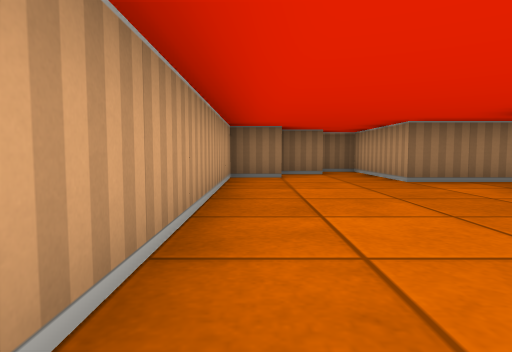
View 1 (above)

14 first-person views from a walk through a cub3D level. The camera is about half as high as the walls, tilts 4° down and sees 75° across. The floor is counted in squares. Each view is taken from the middle of a square. On the plan, view 1 faces up. The plan holds only what a view shows up to about 9 squares ahead; the rest is blank.

View 2
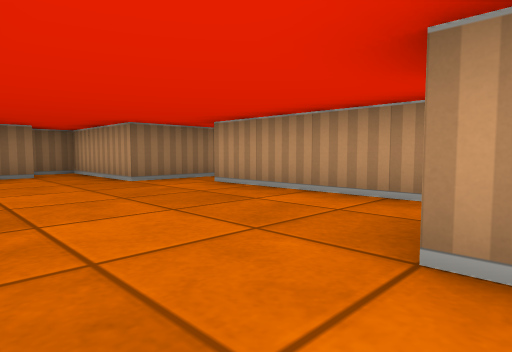

View 3
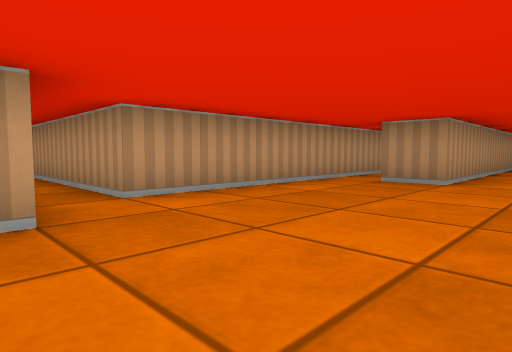

View 4
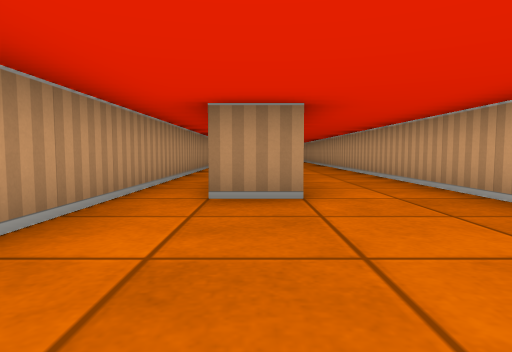

View 5
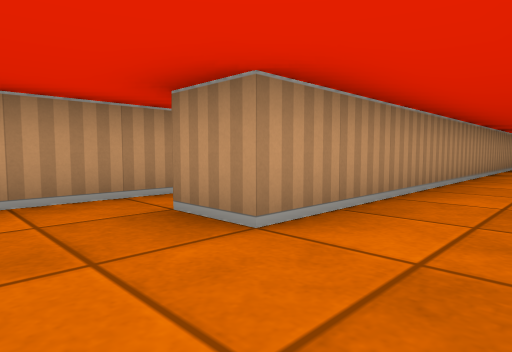

View 6
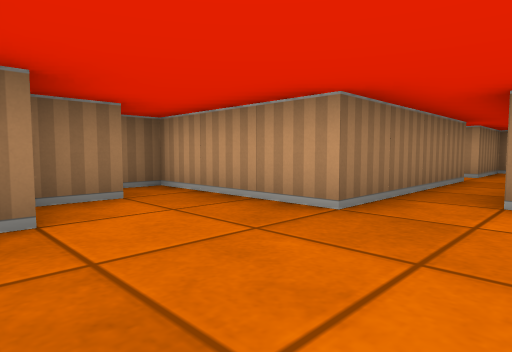

View 7
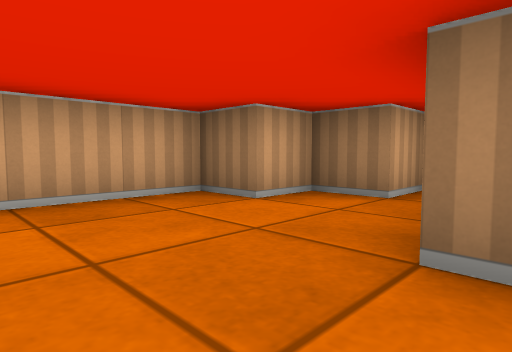

View 8
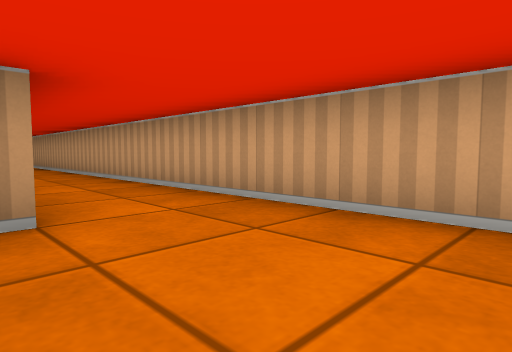

View 9
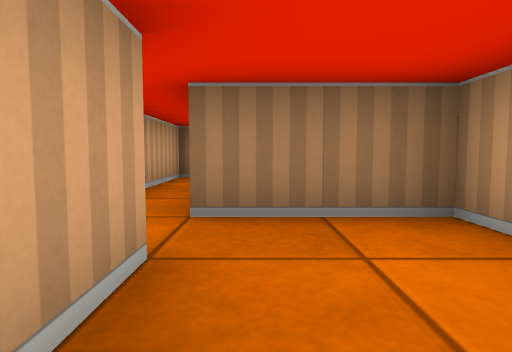

View 10
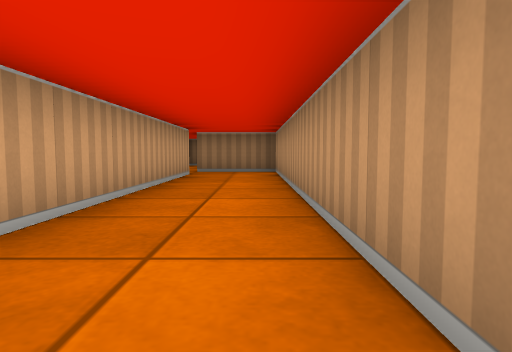

View 11
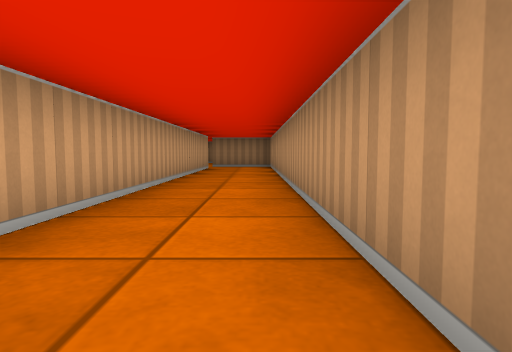

View 12
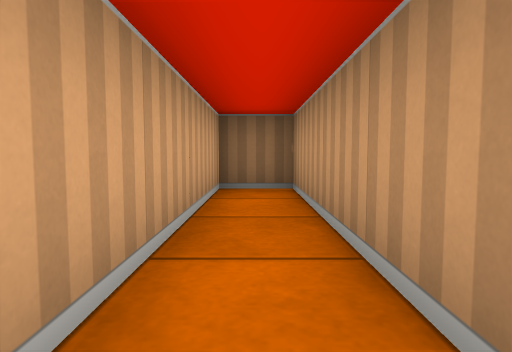

View 13
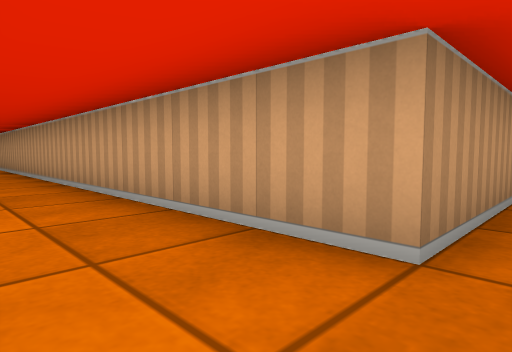

View 14
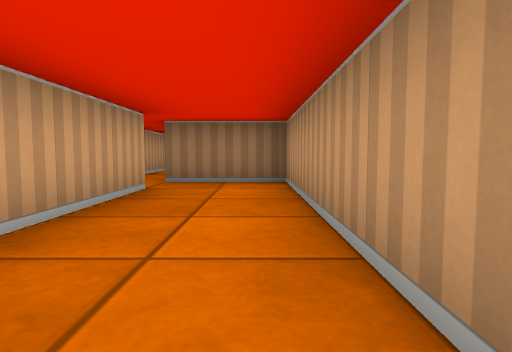

### Floor plan
Points are (right, up) in squares from view 1. A wall is a line through its corners. A room is listed if a view was taken in it or the views show most of it. See-through windows are left out.
Room 1 (views 1, 2, 3, 4, 5, 6, 7, 8)
walls: (3.5, -5) (3.5, 4.5) (6.5, 4.5); (1.5, -9.2) (1.5, 0.5) (2.5, 0.5); (6.5, 5.5) (2.5, 5.5) (2.5, 8.5) (1.5, 8.5) (1.5, 7.5) (0.5, 7.5) (0.5, 6.5) (-0.5, 6.5) (-0.5, -7.2)
ways out: opening at (6, 5) to room 3
Room 2 (views 9, 10, 11, 13, 14)
walls: (9.5, -5.4) (9.5, 5.5) (7.5, 5.5); (7.5, 4.5) (7.5, -6.2)
ways out: opening at (7, 5) to room 3
Room 3 (view 12)
walls: (7.5, 5.5) (7.5, 9.5) (6.5, 9.5) (6.5, 5.5); (6.5, 4.5) (7.5, 4.5)
ways out: opening at (6, 5) to room 1; opening at (7, 5) to room 2

Where each view was taken, in squares from view 1:
view 1: 0 up, 0 right, facing up
view 2: 0 up, 0 right, facing up-right
view 3: 6 up, 0 right, facing down-right
view 4: 4 up, 2 right, facing down
view 5: 2 up, 0 right, facing down-right
view 6: 4 up, 0 right, facing up-right
view 7: 4 up, 3 right, facing up-left
view 8: 3 up, 2 right, facing down-left
view 9: 3 up, 8 right, facing up
view 10: 3 down, 9 right, facing up
view 11: 6 down, 9 right, facing up
view 12: 5 up, 7 right, facing up
view 13: 5 up, 9 right, facing down-left
view 14: 0 up, 9 right, facing up
